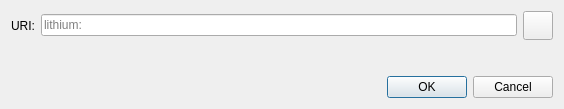
<?xml version="1.0" encoding="UTF-8"?>
<ui version="4.0">
 <class>OpenURIDialog</class>
 <widget class="QDialog" name="OpenURIDialog">
  <property name="geometry">
   <rect>
    <x>0</x>
    <y>0</y>
    <width>564</width>
    <height>109</height>
   </rect>
  </property>
  <property name="windowTitle">
   <string>Open Lithium URI</string>
  </property>
  <layout class="QVBoxLayout" name="verticalLayout">
   <item>
    <layout class="QHBoxLayout" name="horizontalLayout">
     <item>
      <widget class="QLabel" name="label">
       <property name="text">
        <string>URI:</string>
       </property>
      </widget>
     </item>
     <item>
      <widget class="QValidatedLineEdit" name="uriEdit">
       <property name="placeholderText">
        <string notr="true">lithium:</string>
       </property>
      </widget>
     </item>
     <item>
      <widget class="QToolButton" name="pasteButton">
       <property name="toolTip">
        <string extracomment="Tooltip text for button that allows you to paste an address that is in your clipboard.">Paste address from clipboard</string>
       </property>
       <property name="text">
        <string/>
       </property>
       <property name="icon">
        <iconset resource="../lithium.qrc">
         <normaloff>:/icons/editpaste</normaloff>:/icons/editpaste
        </iconset>
       </property>
       <property name="iconSize">
        <size>
         <width>22</width>
         <height>22</height>
        </size>
       </property>
      </widget>
     </item>
    </layout>
   </item>
   <item>
    <spacer name="verticalSpacer">
     <property name="orientation">
      <enum>Qt::Vertical</enum>
     </property>
     <property name="sizeHint" stdset="0">
      <size>
       <width>20</width>
       <height>40</height>
      </size>
     </property>
    </spacer>
   </item>
   <item>
    <widget class="QDialogButtonBox" name="buttonBox">
     <property name="orientation">
      <enum>Qt::Horizontal</enum>
     </property>
     <property name="standardButtons">
      <set>QDialogButtonBox::Cancel|QDialogButtonBox::Ok</set>
     </property>
    </widget>
   </item>
  </layout>
 </widget>
 <customwidgets>
  <customwidget>
   <class>QValidatedLineEdit</class>
   <extends>QLineEdit</extends>
   <header>qt/qvalidatedlineedit.h</header>
  </customwidget>
 </customwidgets>
 <resources/>
 <connections>
  <connection>
   <sender>buttonBox</sender>
   <signal>accepted()</signal>
   <receiver>OpenURIDialog</receiver>
   <slot>accept()</slot>
   <hints>
    <hint type="sourcelabel">
     <x>248</x>
     <y>254</y>
    </hint>
    <hint type="destinationlabel">
     <x>157</x>
     <y>274</y>
    </hint>
   </hints>
  </connection>
  <connection>
   <sender>buttonBox</sender>
   <signal>rejected()</signal>
   <receiver>OpenURIDialog</receiver>
   <slot>reject()</slot>
   <hints>
    <hint type="sourcelabel">
     <x>316</x>
     <y>260</y>
    </hint>
    <hint type="destinationlabel">
     <x>286</x>
     <y>274</y>
    </hint>
   </hints>
  </connection>
 </connections>
</ui>
